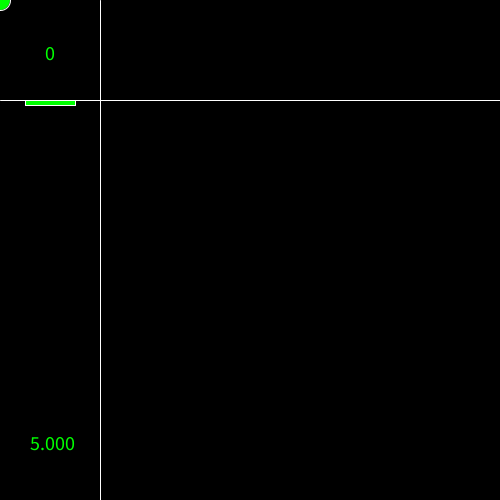
Frame 1 (no input)
Frame 60 (the mouse pressed at the canvas centre just before this capture): identical to frame 1, image omitted
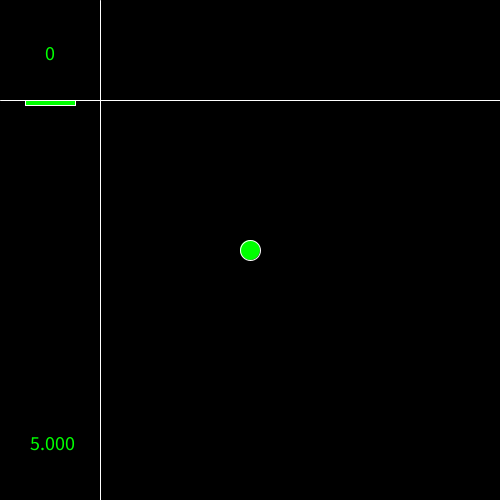
Frame 120 (the mouse held since frame 60 and released just before this capture)

The Processing sketch that drew these frames (run headless with seeded random() and noise(); from frame 60 on, the mouse is pressed at the canvas centre):

// Processing sketch: C_interactief
// ── C_interactief.pde
float d = 20;
int e;
float y = 5;
String typed = "";


void setup() {
  size(500,500);
  background(0);
  stroke(255);  
  fill(0,255,0);
  textSize(20);
}

void draw() {
  background(0);
  line(0,100,500,100);
  line(100,0,100,500);
  ellipse(mouseX,mouseY,d,d);
  textAlign(CENTER);
  text(e,50,60);
  text(y,50,450);
  textAlign(LEFT);
  text(typed,150,50);
  rect(25,100,50,y);
}

void keyPressed(){
  if(key != DELETE){
   typed = typed + key;
  }
  else if(key == DELETE){
   typed = "";
  } 
  if(keyCode == UP){
    y = y-5;
  }
  else if(keyCode == DOWN){
    y = y+5;
  }
}

void mouseClicked(){
  if(mouseButton == LEFT){
   d = d+5;
  }
  else if(mouseButton == RIGHT){
   d = d-5;
  } 
}

void mouseWheel(MouseEvent event) {
  fill(0);
  noStroke();
  rect(0,0,90,90);
  fill(0,255,0);
  stroke(255);
  e = event.getCount();
}
